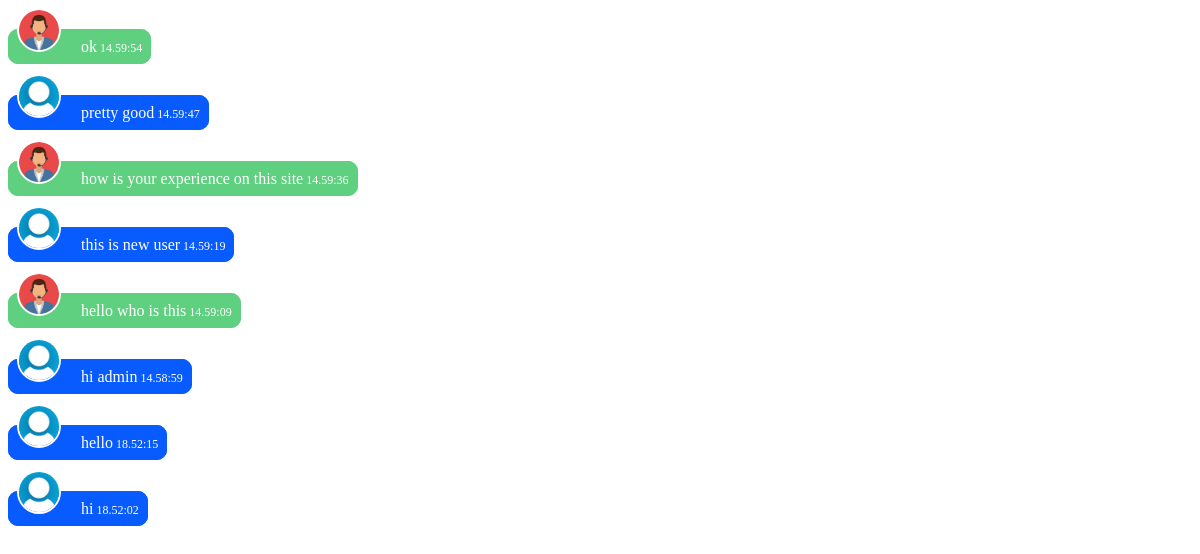
/chatdisplay.php, run on the app's committed database.
### tables this page shows
CREATE TABLE `chattable` (
  `username` varchar(20) NOT NULL,
  `message` varchar(200) NOT NULL,
  `time` varchar(100) NOT NULL
);

### chatdisplay.php (the view, shortened to what this page needs)
<?php
if($_SERVER['REQUEST_METHOD']=="GET")
{
$localhost = "localhost";
$usernamew = "root";
$passwordw = "";
$db = "E-learning-Website-master";
$conn = mysqli_connect($localhost,$usernamew,$passwordw,$db);
        $sql = "Select * from chattable order by time desc";
        $result = mysqli_query($conn,$sql);
        if (mysqli_num_rows($result) > 0)
        {
               while($row = mysqli_fetch_assoc($result))
               {
                 if($row["username"]=='admin')
                 {
                  echo  "<span class='adchatmsg'><img src='admin.jpg'> &nbsp;&nbsp;&nbsp;&nbsp;".$row["message"]."<span class='time'>".substr($row["time"],8)."</span></span><br><br>";
                 }
                   else
                   {
                      echo  "<span class='chatmsg'><img src='deafaultuser.jpg'>&nbsp;&nbsp;&nbsp;&nbsp; ".$row["message"]."<span class='time'>".substr($row["time"],8)."</span></span><br><br>";
                   }
              }
        }
}
?>

### chatdisplay.php (style rules this page uses)
.chatmsg { background-color:#075bff; border: 1px solid #075bff; border-radius: 10px; height:100px; width:100px; padding: 8px; color: white; }
.adchatmsg { background-color: #5FCF80; border: 1px solid #5FCF80; border-radius: 10px; height:100px; width:100px; padding: 8px; color: white; }
.time { color: white; font-size: 12px; }
img { width:40px; display: inline; height: 40px; border-radius: 50%; border:2px solid white; }

### data on the page
chattable: message "ok", time "14.59:54"
chattable: message "pretty good", time "14.59:47"
chattable: message "how is your experience on this site", time "14.59:36"
chattable: message "this is new user", time "14.59:19"
chattable: message "hello who is this", time "14.59:09"
chattable: message "hi admin", time "14.58:59"
chattable: message "hello", time "18.52:15"
chattable: message "hi", time "18.52:02"
